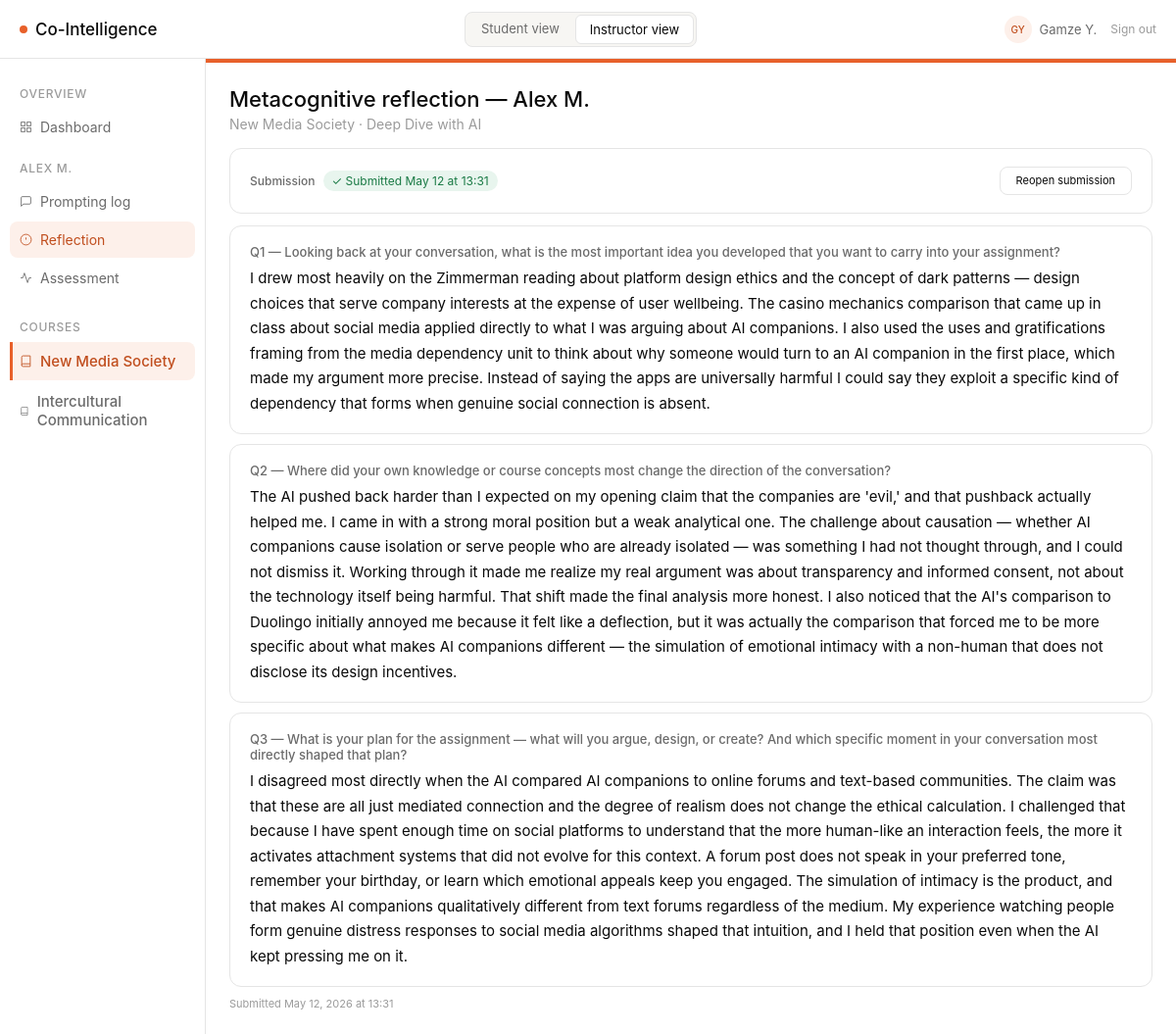
The page /instructor/student/1/reflection (signed in) on the database as committed earlier.
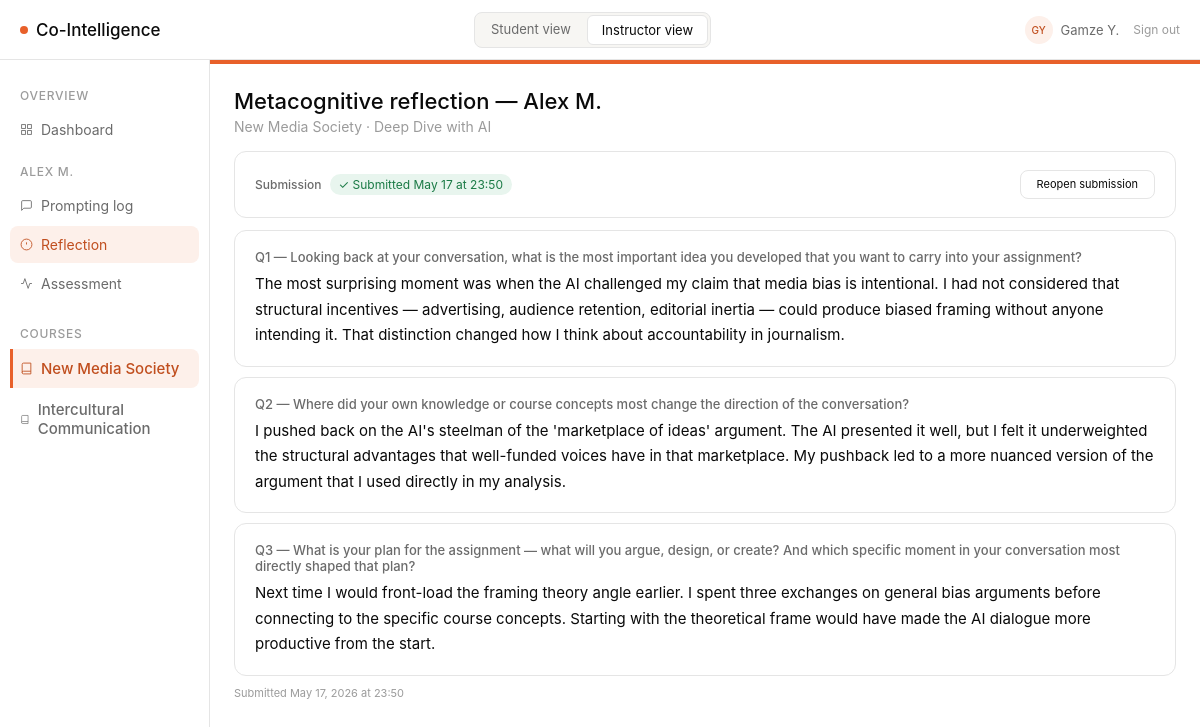
The same page on the database as committed later.
### models/models.py (models this page shows, shortened)
class Reflection(db.Model):
    __tablename__ = "reflections"
    id = db.Column(db.Integer, primary_key=True)
    student_id = db.Column(db.Integer, db.ForeignKey("students.id"), nullable=False)
    assignment_id = db.Column(db.Integer, db.ForeignKey("assignments.id"), nullable=False)
    question_1 = db.Column(db.Text, nullable=False)
    question_2 = db.Column(db.Text, nullable=False)
    question_3 = db.Column(db.Text, nullable=False)
    submitted_at = db.Column(db.DateTime, default=datetime.utcnow)
    is_submitted = db.Column(db.Boolean, nullable=False, default=False)
    is_reopened = db.Column(db.Boolean, nullable=False, default=False)
    reopened_at = db.Column(db.DateTime, nullable=True)
    resubmitted_at = db.Column(db.DateTime, nullable=True)
    student = db.relationship("Student", back_populates="reflections")
    assignment = db.relationship("Assignment", back_populates="reflections")

### routes/instructor_routes.py (the view)
@instructor_bp.route("/student/<int:student_id>/reflection")
def reflection(student_id):
    student = Student.query.get_or_404(student_id)
    course, assignment = _get_base_for_student(student)
    reflection = Reflection.query.filter_by(
        student_id=student_id, assignment_id=assignment.id
    ).first()
    questions = _get_reflection_config(assignment.id)
    grade = Grade.query.filter_by(student_id=student_id, assignment_id=assignment.id).first()
    return render_template(
        "instructor/reflection.html",
        course=course,
        assignment=assignment,
        student=student,
        reflection=reflection,
        questions=questions,
        grade=grade,
    )

### routes/instructor_routes.py (called while the page is built)
@instructor_bp.before_request
def require_instructor_role():
    if not current_user.is_authenticated:
        return redirect(url_for("login"))
    if current_user.role not in ("instructor", "dev"):
        return redirect(url_for("student.prompting"))

def _get_base_for_student(student):
    course = Course.query.get(student.course_id)
    assignment = Assignment.query.filter_by(course_id=course.id).first()
    return course, assignment

def _get_reflection_config(assignment_id):
    assignment = Assignment.query.get(assignment_id)
    if assignment:
        return {
            "question_1": getattr(assignment, "reflection_q1", None) or DEFAULT_REFLECTION_QUESTIONS["question_1"],
            "question_2": getattr(assignment, "reflection_q2", None) or DEFAULT_REFLECTION_QUESTIONS["question_2"],
            "question_3": getattr(assignment, "reflection_q3", None) or DEFAULT_REFLECTION_QUESTIONS["question_3"],
        }
    return {
        "question_1": DEFAULT_REFLECTION_QUESTIONS["question_1"],
        "question_2": DEFAULT_REFLECTION_QUESTIONS["question_2"],
        "question_3": DEFAULT_REFLECTION_QUESTIONS["question_3"],
    }

### templates/instructor/reflection.html (shortened to what this page needs)
{% extends "base.html" %}
{% block sidebar %}{% include "instructor/_student_sidebar.html" %}{% endblock %}
{% block content %}
<div style="margin-bottom:16px;">
  <h1 class="page-title">Metacognitive reflection &mdash; {{ student.name }}</h1>
  <div class="page-sub">{{ course.name }} &middot; {{ assignment.title }}</div>
</div>
<div class="card" style="margin-bottom:12px;">
  <div style="display:flex;align-items:center;justify-content:space-between;flex-wrap:wrap;gap:8px;">
    <div style="display:flex;align-items:center;gap:8px;">
      <span style="font-size:12px;font-weight:500;color:var(--text-secondary);">Submission</span>
      {% if reflection %}
        {% if reflection.is_reopened %}
          <span class="pill" style="background:#fef3e2;color:#92580a;">Reopened</span>
        {% elif reflection.is_submitted %}
          <span class="pill" style="background:#e8f5ee;color:#1a7a45;">&#10003; Submitted {{ reflection.submitted_at.strftime('%b %d at %H:%M') }}</span>
        {% else %}
          <span class="pill" style="background:var(--bg-surface);color:var(--text-secondary);">Not submitted</span>
        {% endif %}
      {% else %}
        <span class="pill" style="background:var(--bg-surface);color:var(--text-secondary);">Not submitted</span>
      {% endif %}
    </div>
    {% if reflection and reflection.is_submitted and not reflection.is_reopened %}
    <button class="btn" style="font-size:11px;" onclick="reopenReflection()">Reopen submission</button>
    {% endif %}
  </div>
</div>
{% if reflection %}
<div class="card q-card">
  <div class="q-label">Q1 — {{ questions['question_1'] }}</div>
  <div class="q-answer">{{ reflection.question_1 }}</div>
</div>
<div class="card q-card">
  <div class="q-label">Q2 — {{ questions['question_2'] }}</div>
  <div class="q-answer">{{ reflection.question_2 }}</div>
</div>
<div class="card q-card">
  <div class="q-label">Q3 — {{ questions['question_3'] }}</div>
  <div class="q-answer">{{ reflection.question_3 }}</div>
</div>
<div style="font-size:11px;color:var(--text-tertiary);margin-top:8px;">
  Submitted {{ reflection.submitted_at.strftime('%b %d, %Y at %H:%M') }}
</div>
{% else %}
<div class="card" style="text-align:center;padding:40px 0;color:var(--text-tertiary);font-size:12px;">
  No reflection submitted yet.
</div>
{% endif %}
{% endblock %}

Rows that differ between the two databases and show on the page:
changed Reflection: submitted_at "May 12 at 13:31" → "May 17 at 23:50"; question_1 "I drew most heavily on the Zimmerman reading about platform design ethics and the concept of dark patterns — design choices that serve company interests at the expense of user wellbeing. The casino mechanics comparison that came up in class about social media applied directly to what I was arguing about AI companions. I also used the uses and gratifications framing from the media dependency unit to think about why someone would turn to an AI companion in the first place, which made my argument more precise. Instead of saying the apps are universally harmful I could say they exploit a specific kind of dependency that forms when genuine social connection is absent." → "The most surprising moment was when the AI challenged my claim that media bias is intentional. I had not considered that structural incentives — advertising, audience retention, editorial inertia — could produce biased framing without anyone intending it. That distinction changed how I think about accountability in journalism."; question_2 "The AI pushed back harder than I expected on my opening claim that the companies are 'evil,' and that pushback actually helped me. I came in with a strong moral position but a weak analytical one. The challenge about causation — whether AI companions cause isolation or serve people who are already isolated — was something I had not thought through, and I could not dismiss it. Working through it made me realize my real argument was about transparency and informed consent, not about the technology itself being harmful. That shift made the final analysis more honest. I also noticed that the AI's comparison to Duolingo initially annoyed me because it felt like a deflection, but it was actually…" → "I pushed back on the AI's steelman of the 'marketplace of ideas' argument. The AI presented it well, but I felt it underweighted the structural advantages that well-funded voices have in that marketplace. My pushback led to a more nuanced version of the argument that I used directly in my analysis."; question_3 "I disagreed most directly when the AI compared AI companions to online forums and text-based communities. The claim was that these are all just mediated connection and the degree of realism does not change the ethical calculation. I challenged that because I have spent enough time on social platforms to understand that the more human-like an interaction feels, the more it activates attachment systems that did not evolve for this context. A forum post does not speak in your preferred tone, remember your birthday, or learn which emotional appeals keep you engaged. The simulation of intimacy is the product, and that makes AI companions qualitatively different from text forums regardless of the…" → "Next time I would front-load the framing theory angle earlier. I spent three exchanges on general bias arguments before connecting to the specific course concepts. Starting with the theoretical frame would have made the AI dialogue more productive from the start."; submitted_at "May 12, 2026 at 13:31" → "May 17, 2026 at 23:50"
